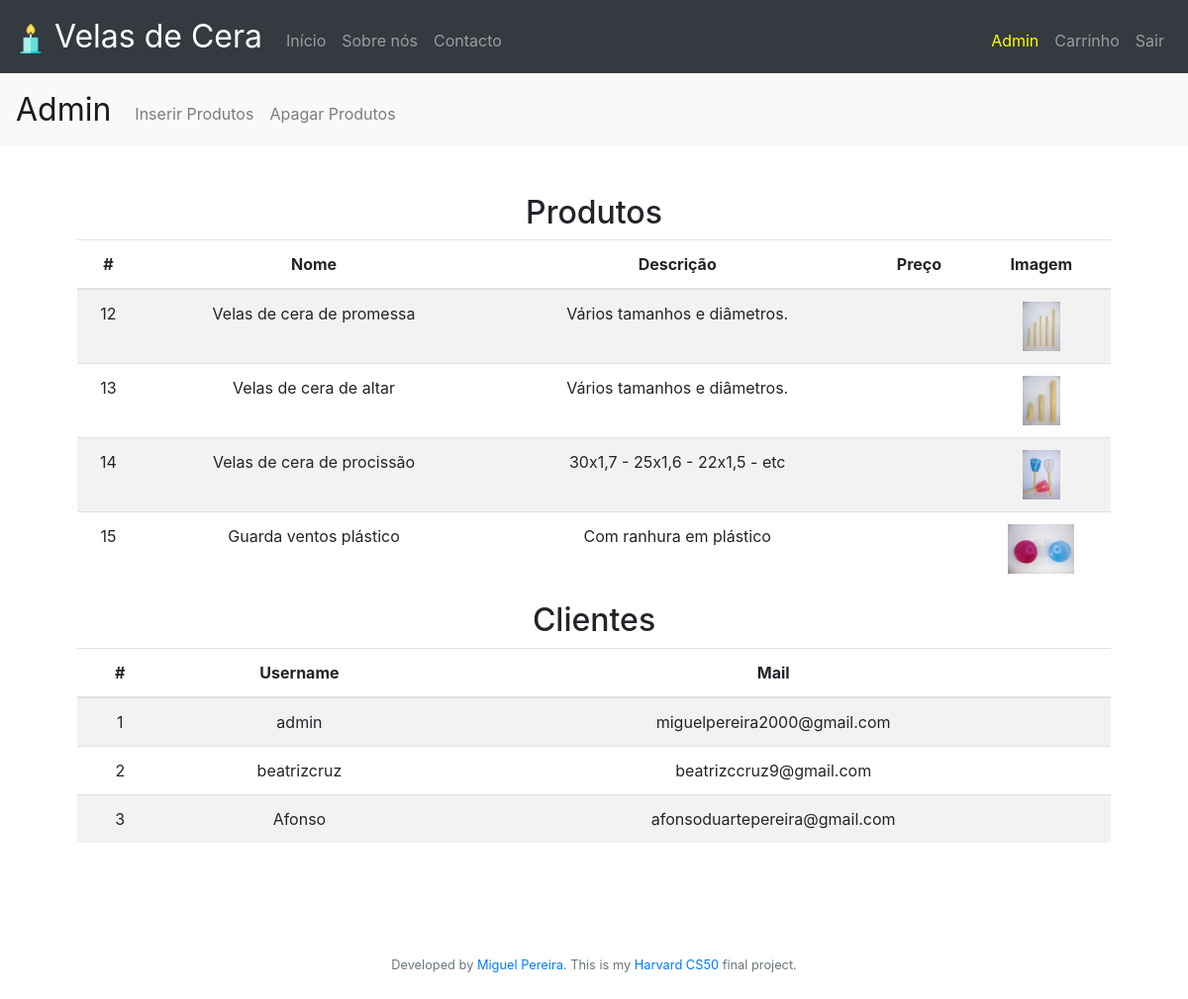
The page /admin (signed in) on the database its author committed.
### tables this page shows
CREATE TABLE produtos (
id integer not null primary key autoincrement,
image text,
name text not null,
desc text, price numeric);

CREATE TABLE users (id integer not null primary key autoincrement, username text not null, hash text not null, mail text not null unique, tipo text not null);

### app.py (the view)
@app.route("/admin", methods=["GET", "POST"])
@admin_login_required
def admin():
    produtos = db.execute("select id, name, desc, price, image from produtos")
    users = db.execute("select id, username, mail from users")
    return render_template("adminIndex.html", produtos=produtos, users = users)

### app.py (called while the page is built)
@app.after_request
def after_request(response):
    response.headers["Cache-Control"] = "no-cache, no-store, must-revalidate"
    response.headers["Expires"] = 0
    response.headers["Pragma"] = "no-cache"
    return response

def admin_login_required(f):
    @wraps(f)
    def decorated_function(*args, **kwargs):
        if session.get("user_id") is None:
            return redirect("/login")
        else:
            rows = db.execute("select * from users where id = :id", id=session.get("user_id"))
            if len(rows) != 1 or rows[0]["tipo"] != "admin":
                return apology("Não és admin", 400)
        return f(*args, **kwargs)
    return decorated_function

### templates/adminIndex.html (shortened to what this page needs)
{% extends "admin.html" %}
{% block mainAdmin %}
    <table class="table table-striped">
        <thead>
            <h2>
                Produtos
            </h2>
            <tr>
                <th>#</th>
                <th>Nome</th>
                <th>Descrição</th>
                <th>Preço</th>
                <th>Imagem</th>
            </tr>
        </thead>
        <tbody>
        {% for produto in produtos %}
            <tr>
                <td>{{ produto.id }}</td>
                <td>{{ produto.name }}</td>
                <td>{{ produto.desc }}</td>
                <td>{{ produto.price }}</td>
                <td>
                    <img class="card-img-top" src="/static/image/uploads/{{ produto.image }}" style="object-fit:scale-down; height: 50px;">
                </td>
            </tr>
        {% endfor %}
        </tbody>
    </table>
    <table class="table table-striped">
        <thead>
            <h2>
                Clientes
            </h2>
            <tr>
                <th>#</th>
                <th>Username</th>
                <th>Mail</th>
            </tr>
        </thead>
        <tbody>
        {% for cliente in users %}
            <tr>
                <td>{{ cliente.id }}</td>
                <td>{{ cliente.username }}</td>
                <td>{{ cliente.mail }}</td>
            </tr>
        {% endfor %}
        </tbody>
    </table>
{% endblock %}

### templates/admin.html (shortened to what this page needs)
{% extends "layout.html" %}
{% block main %}
<nav class="navbar fixed-top navbar-expand-md navbar-light bg-light" style="margin-top: 74px;">
    <a class="navbar-brand" href="/admin">Admin</a>
    <div class="collapse navbar-collapse" id="navbar">
            <ul class="navbar-nav mr-auto mt-2">
                <li class="nav-item"><a class="nav-link" href="/admin/inserirProdutos">Inserir Produtos</a></li>
                <li class="nav-item"><a class="nav-link" href="/admin/apagarProdutos">Apagar Produtos</a></li>
            </ul>
    </div>
</nav>
<main class="container p-5" style="margin-top: 74px;">
    {% block mainAdmin %}{% endblock %}
</main>
{% endblock %}

### templates/layout.html (shortened to what this page needs)
<!DOCTYPE html>
<html lang="pt">
    <head>
        <link href="https://maxcdn.bootstrapcdn.com/bootstrap/4.1.3/css/bootstrap.min.css" rel="stylesheet">
        <link href="/static/styles.css" rel="stylesheet">
    </head>
    <body>
        <nav class="navbar fixed-top navbar-expand-md navbar-dark bg-dark">
            <a class="navbar-brand" href="/"><img src="/static/favicon.png" width="30" height="30" class="d-inline-block align-center" alt="/"> Velas de Cera</a>
            <div class="collapse navbar-collapse" id="navbar">
                    <ul class="navbar-nav mr-auto mt-2">
                        <li class="nav-item"><a class="nav-link" href="/">Início</a></li>
                        <li class="nav-item"><a class="nav-link" href="/about">Sobre nós</a></li>
                        <li class="nav-item"><a class="nav-link" href="/contacto">Contacto</a></li>
                    </ul>
                {% if session.user_id %}
                    <ul class="navbar-nav ml-auto mt-2">
                        {% if session.user_type == 'admin' %}
                        <li class="nav-item"><a class="nav-link" href="/admin" style="color: yellow;">Admin</a></li>
                        {% endif %}
                        <li class="nav-item"><a class="nav-link" href="/cart">Carrinho</a></li>
                        <li class="nav-item"><a class="nav-link" href="/logout">Sair</a></li>
                    </ul>
                {% else %}
                    <ul class="navbar-nav ml-auto mt-2">
                        <li class="nav-item"><a class="nav-link" href="/register">Registar</a></li>
                        <li class="nav-item"><a class="nav-link" href="/login">Entrar</a></li>
                    </ul>
                {% endif %}
            </div>
        </nav>
        <main style="margin-top: 74px;">
            {% block main %}{% endblock %}
        </main>
        <footer class="small text-center text-muted" style="margin-top: 50px; margin-bottom: 50px;">
            Developed by <a href="https://www.linkedin.com/in/miguelduartepereira/">Miguel Pereira</a>. This is my <a href="https://cs50.harvard.edu/x/2020/project/">Harvard CS50</a> final project.
        </footer>
    </body>
</html>

### static/styles.css (style rules this page uses)
nav .navbar-brand { font-size: xx-large; }
main { overflow-x: auto; text-align: center; }
main img { max-width: 100%; }

### rows shown on the page
produtos: id "12", name "Velas de cera de promessa", desc "Vários tamanhos e diâmetros.", image (picture)
produtos: id "13", name "Velas de cera de altar", desc "Vários tamanhos e diâmetros.", image (picture)
produtos: id "14", name "Velas de cera de procissão", desc "30x1,7 - 25x1,6 - 22x1,5 - etc", image (picture)
produtos: id "15", name "Guarda ventos plástico", desc "Com ranhura em plástico", image (picture)
users: id "1", username "admin", mail "miguelpereira2000@gmail.com"
users: id "2", username "beatrizcruz", mail "beatrizccruz9@gmail.com"
users: id "3", username "Afonso", mail "afonsoduartepereira@gmail.com"
